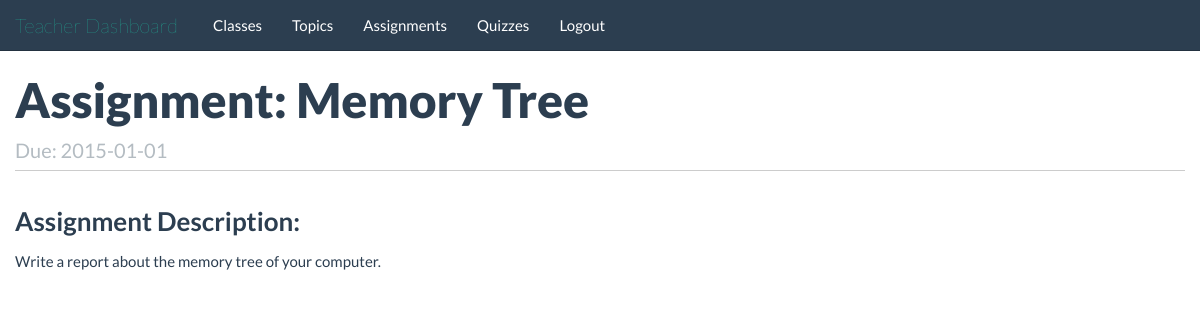
The app's page /teachers/assignments/1/ (signed in) with its own data.
### tables this page shows
CREATE TABLE assignments(
id INTEGER PRIMARY KEY,
class_id INTEGER,
gets_file INTEGER,
turn_in INTEGER,
name TEXT,
description BLOB,
due_date TEXT, topic_id INTEGER,
FOREIGN KEY(class_id) REFERENCES classes(id)
);

### application/teachers.py (the view)
@app.route('/teachers/assignments/<assignment_id>/')
@validate_teacher
def assignment_page(assignment_id):
	assignmentInfo = query_db("SELECT name, due_date, description FROM assignments WHERE id=?;", [assignment_id])
	for bit in assignmentInfo:
		name = bit[0]
		due_date = bit[1]
		description = bit[2]
	return render_template('/teachers/assignment_page.html', name=name, due_date=due_date, description=description)

### application/helper_functions.py (called while the page is built)
def get_db():
    db = getattr(g, '_database', None)
    if db is None:
        db = g._database = sqlite3.connect(DATABASE)
    return db

@app.teardown_appcontext
def close_connection(exception):
    db = getattr(g, '_database', None)
    if db is not None:
        db.close()

def query_db(query, args=(), one=False):
    cur = get_db().execute(query, args)
    rv = cur.fetchall()
    cur.close()
    return (rv[0] if rv else None) if one else rv

def validate_teacher(func):
	@wraps(func)
	def f(*args, **kwds):
		if not 'isTeacher' in session:
			return redirect("/")
		if session['isTeacher'] == 0:
			return redirect("/students/")
		return func(*args, **kwds)
	return f

### application/templates/teachers/assignment_page.html (shortened to what this page needs)
{% extends "/teachers/base_template.html" %}
	{% block body %}
		<div class="container">
			<div class="row">
				<div class="span12">
					<h1>Assignment: {{name}}<small style="font-size: 20px;"><br/>Due: {{due_date}}</small></h1>
				</div>
			</div>
			<div class="row">
				<div class="span12">
					<h2>Assignment Description:</h2>
					<p>{{description}}</p>
				</div>
			</div>
		</div>
	{% endblock %}

### application/templates/teachers/base_template.html (style rules this page uses)
h1 { border-bottom: 1px solid #ccc; padding-bottom: 10px; margin-bottom: 20px; }
h2 { font-size: 26px; }

### records on screen
assignments: name "Memory Tree", due_date "2015-01-01", description "Write a report about the memory tree of your computer."

### other values on screen
{{ link_text|e }} "Classes" "Topics" "Assignments" "Quizzes" "Logout"
